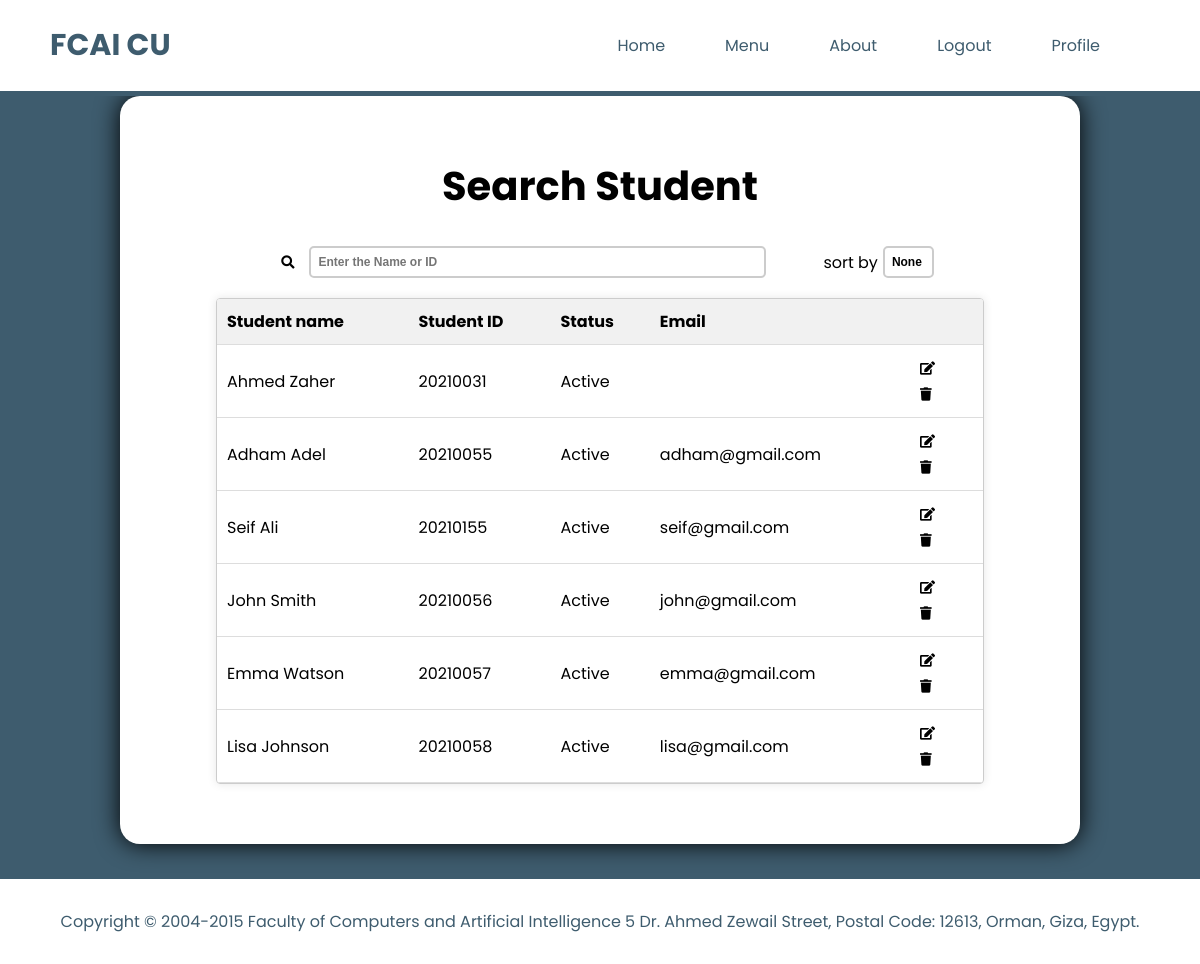
The app's page /search/ (signed in), older data.
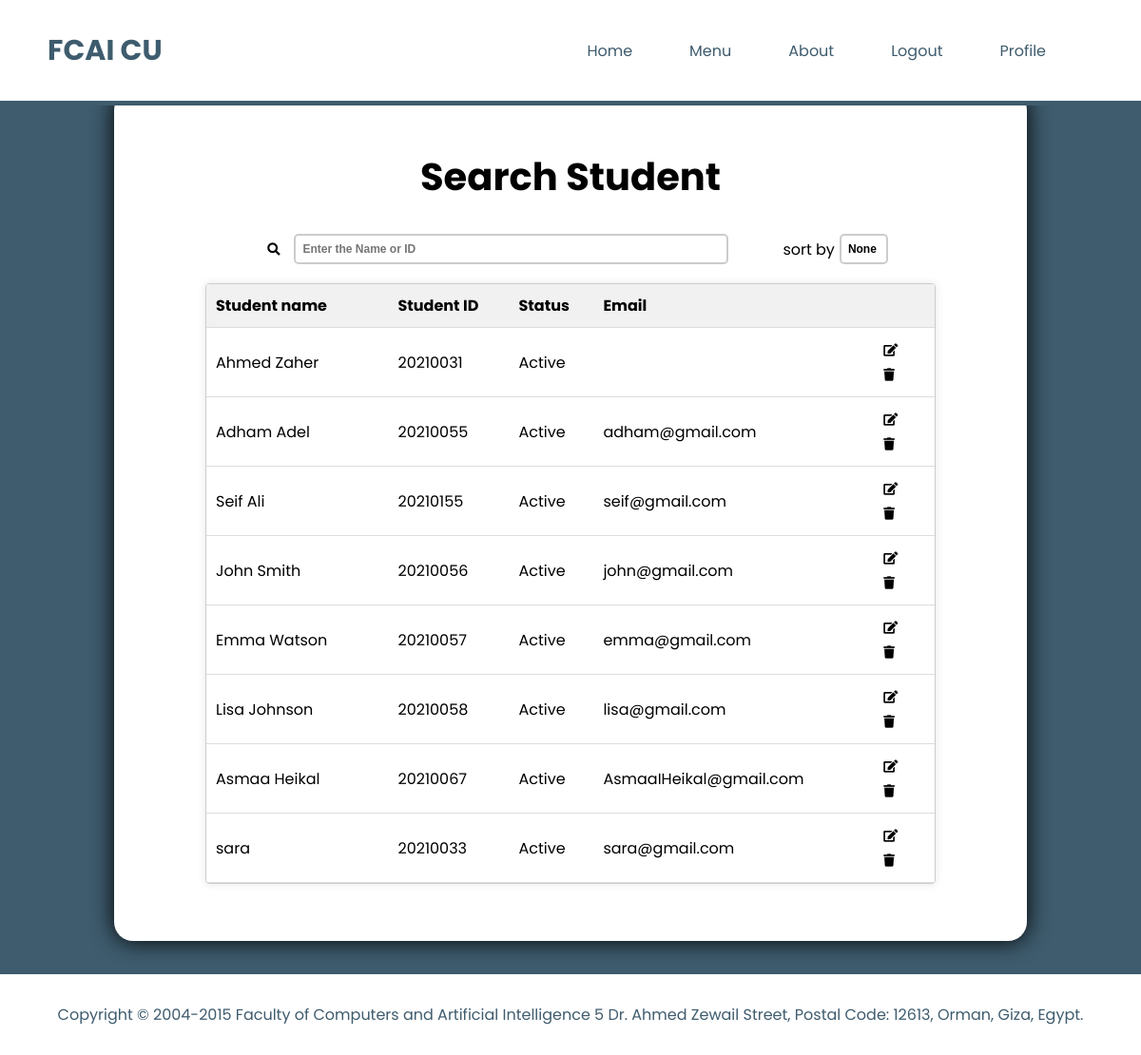
The same page, newer data.
### main_website/models.py (models this page shows, shortened)
class User(AbstractUser):
    class Role(models.TextChoices):
        ADMIN = "ADMIN", 'Admin'
        STUDENT = "STUDENT", 'Student'
    groups = models.ManyToManyField(Group, related_name='auth_users')
    user_permissions = models.ManyToManyField(Permission, related_name='auth_users')
    base_role = Role.ADMIN
    role = models.CharField(max_length=50, choices=Role.choices, default=Role.ADMIN)
    name = models.CharField(max_length=50, null=True)
    date_of_birth = models.DateTimeField(null=True)
    gender = models.CharField(max_length=10, choices=[
        ('Male', 'Male'),
        ('Female', 'Female')],
        null=True,
        )

class Student(User):
    user = models.OneToOneField(
        User, on_delete=models.CASCADE,
        parent_link=True,
        related_name='student',
        null=True,
        default=None
    )
    stud_id = models.CharField(max_length=8, unique=True, primary_key=True)
    base_role = User.Role.STUDENT
    role = User.Role.STUDENT
    department = models.ForeignKey('Department', on_delete=models.PROTECT)
    university = models.CharField(max_length=50, choices=[
        ('Ain Shams University', 'Ain Shams University'),
        ('Cairo University', 'Cairo University'),
        ('Helwan University', 'Helwan University'),
        ('The American University in Cairo', 'The American University in Cairo'),
        ('German University in Cairo', 'German University in Cairo')],
        default ='Cairo University'
      )
    class Meta:
        verbose_name = 'Student'
        verbose_name_plural = 'Students'

class User(AbstractUser):
    class Role(models.TextChoices):
        ADMIN = "ADMIN", 'Admin'
        STUDENT = "STUDENT", 'Student'
    groups = models.ManyToManyField(Group, related_name='auth_users')
    user_permissions = models.ManyToManyField(Permission, related_name='auth_users')
    base_role = Role.ADMIN
    role = models.CharField(max_length=50, choices=Role.choices, default=Role.ADMIN)
    name = models.CharField(max_length=50, null=True)
    date_of_birth = models.DateTimeField(null=True)
    gender = models.CharField(max_length=10, choices=[
        ('Male', 'Male'),
        ('Female', 'Female')],
        null=True,
        )

### main_website/views.py (the view)
    def decorator(request, *args, **kwargs):
        if check_admin(request.user):
            return view_func(request, *args, **kwargs)
        else:
            return redirect('home')  # Redirect to the home page

### main_website/views.py (called while the page is built, shortened)
def admin_required(view_func):
    def check_admin(user):
        return user.is_authenticated and user.role == User.Role.ADMIN
    def decorator(request, *args, **kwargs):
        if check_admin(request.user):
            return view_func(request, *args, **kwargs)
        else:
            return redirect('home')  # Redirect to the home page
    return decorator

@login_required(login_url='login_admin')
@admin_required
def search_students(request):
    students = Student.objects.all()
    name = ''
    context = {
        'students': students,
        'search': name,
    }
    return render(request, 'main_website/search.html', context)

### main_website/templates/main_website/search.html (shortened to what this page needs)
<!DOCTYPE html>
{% load static %}
<html lang="en">
<head>
    <link rel="stylesheet" href="{% static 'css/main.css' %}">
    <link rel="stylesheet" href="{% static 'css/search.css' %}">
    <link rel="stylesheet" href="https://cdnjs.cloudflare.com/ajax/libs/font-awesome/5.15.3/css/all.min.css">
</head>
<body>
    <header id = "website-header">{% include 'header.html' %}</header>
    <div id ="main-content">
        <div id = "search-box">
            <div class="title">
                <h1>Search Student</h1>
            </div>
            <form method="POST" action = "{% url 'search_students' %}" >
                <div class = "search-container">
                    <button type="submit" class = "search"><i class="fa fa-search"></i></button>
                    {% if search != '' %}
                    <input type="search" placeholder="{{ search }}" name="keyword" value = "{{ search }}">
                    {% else %}
                    <input type="search" placeholder="Enter the Name or ID" name="keyword" >
                    {% endif %}
                    <label style = "margin-right: 5px; color: #000;">sort by</label>
                    <select id = "Students" name = "priority">
                        <option value ="None" selected>None</option>
                    </select>
                </div>
            </form>
                <div id = "table-container">
                    <table>
                        <thead>
                            <tr>
                                <th>Student name</th>
                                <th>Student ID</th>
                                <th>Status</th>
                                <th>Email</th>
                                <th></th>
                            </tr>
                        </thead>
                        <tbody>
                        {% for student in students %}
                        <tr>
                            <td>{{student.name}}</td>
                            <td>{{student.stud_id}}</td>
                            {% if student.is_active == True %}
                            <td>Active</td>
                            {% else %}
                            <td>Not Active</td>
                            {% endif %}
                            <td>{{student.email}}</td>
                            <td class="button-container">
                                <form method = "POST" action = "{% url 'edit_student' %}">
                                    <button type="submit" class = "edit"><i class="fas fa-edit"></i></button>
                                </form>
                                <form method="POST" action="" id="delete-form">
                                    <button type="submit" class="delete" id = "deleteButton"><i class="fas fa-trash"></i></button>
                                </form>
                            </td>
                        </tr>
                        {% endfor %}
                        </tbody>
                    </table>
                </div>
        </div>
    </div>
    <footer id = "website-footer"></footer>
</body>
</html>

Row changes from the older to the newer data that the page shows:
added Student: name "Asmaa Heikal", stud_id "20210067", email "AsmaaIHeikal@gmail.com"
added Student: name "sara", stud_id "20210033", email "sara@gmail.com"
